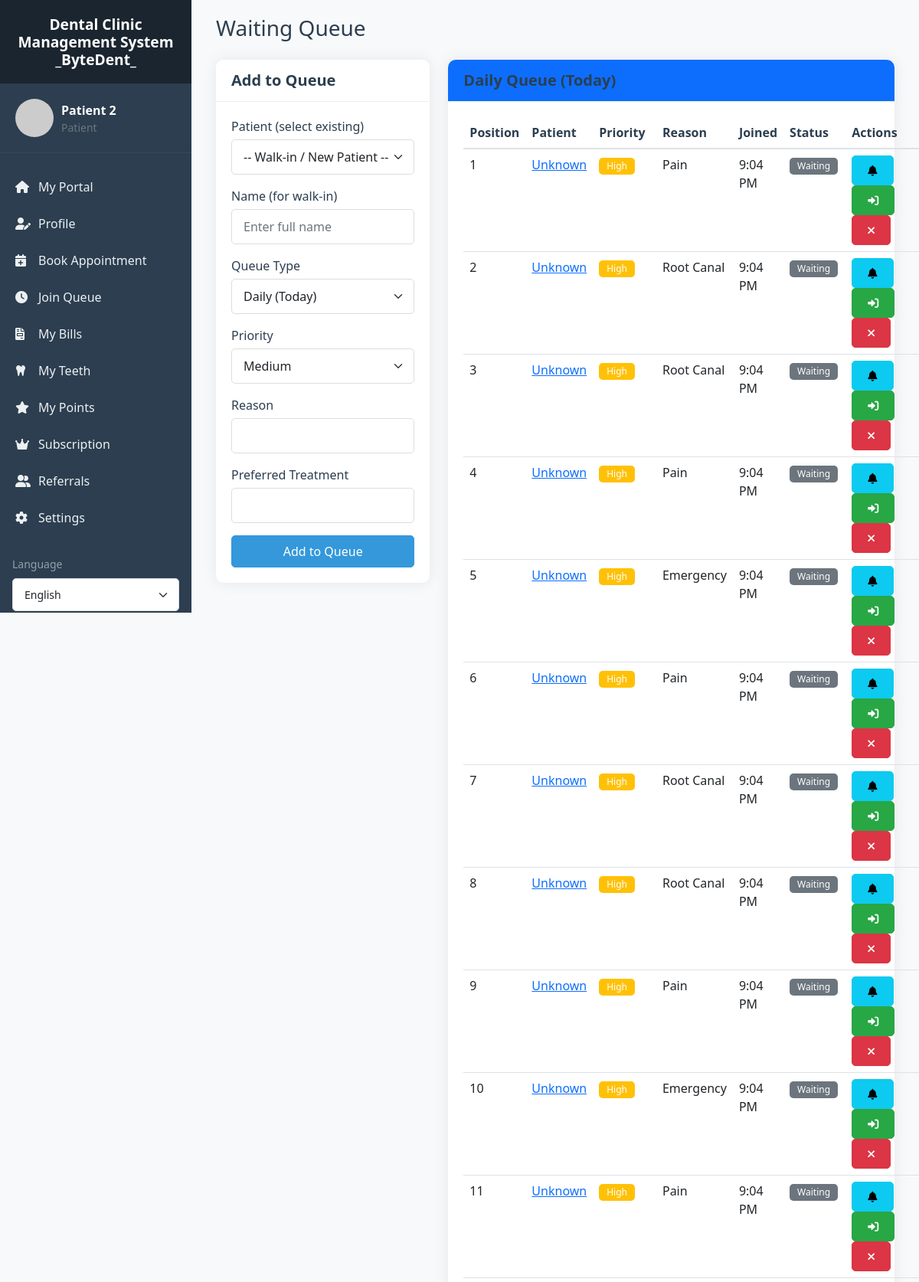
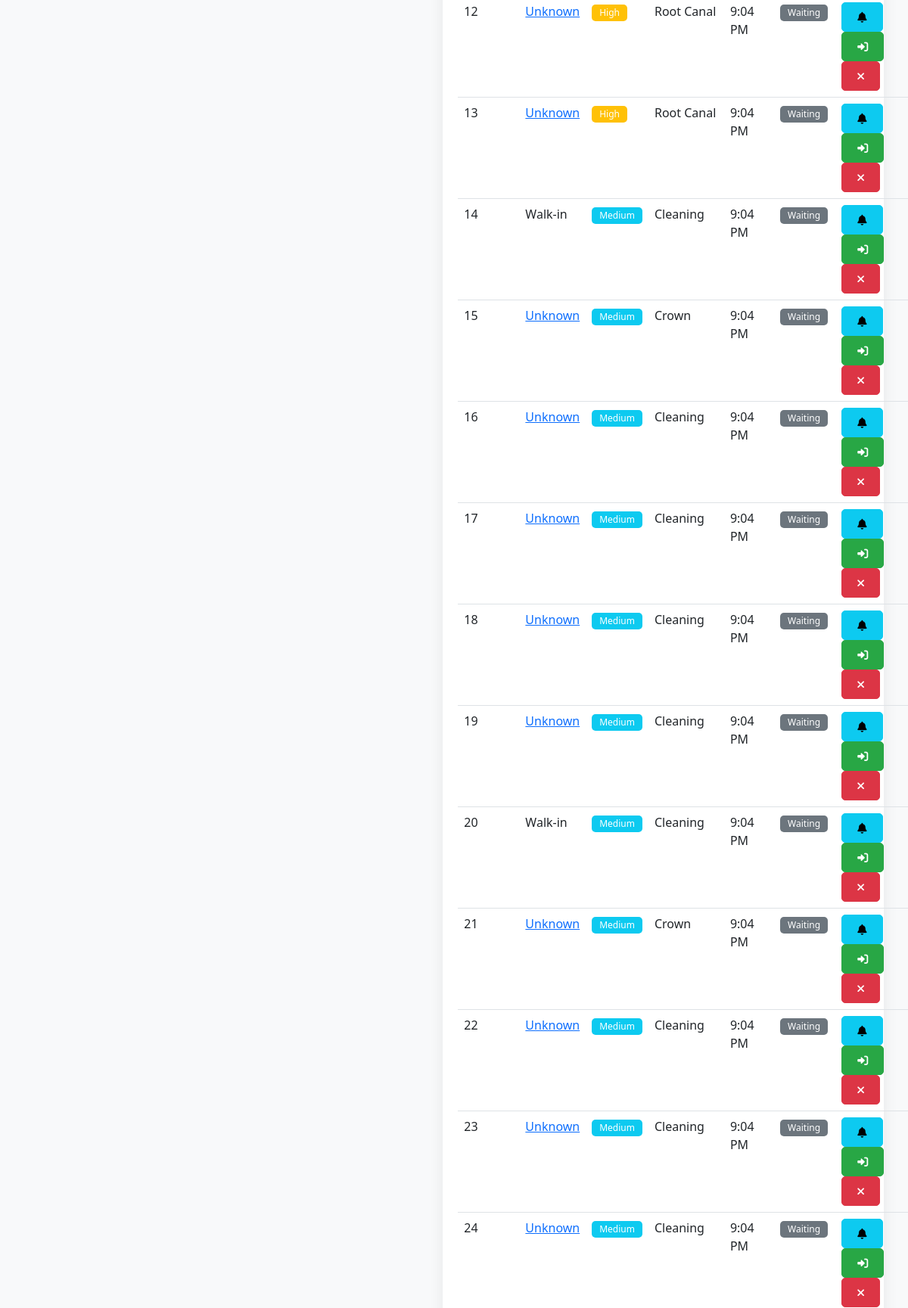
/queue/index.php (signed in, upper part), run on the app's committed database (2 pictures, top to bottom).
### tables this page shows
CREATE TABLE `waiting_queue` (
  `id` int(11) NOT NULL,
  `patient_id` int(11) DEFAULT NULL,
  `patient_name` varchar(100) DEFAULT NULL,
  `queue_type` enum('daily','weekly') NOT NULL,
  `priority` enum('emergency','high','medium','low') DEFAULT 'medium',
  `reason` varchar(100) DEFAULT NULL,
  `preferred_treatment` varchar(100) DEFAULT NULL,
  `preferred_day` varchar(20) DEFAULT NULL,
  `estimated_wait_minutes` int(11) DEFAULT NULL,
  `position` int(11) DEFAULT NULL,
  `status` enum('waiting','notified','checked-in','cancelled') DEFAULT 'waiting',
  `joined_at` timestamp NOT NULL DEFAULT current_timestamp(),
  `notified_at` timestamp NULL DEFAULT NULL,
  `checked_in_at` timestamp NULL DEFAULT NULL,
  `notes` text DEFAULT NULL
);

### includes/db.php (called while the page is built, shortened)
<?php
class Database {
    private $host = DB_HOST;
    private $user = DB_USER;
    private $pass = DB_PASS;
    private $dbname = DB_NAME;
    private $conn;
    private static $instance = null;
    private function __construct() {
        try {
            $this->conn = new mysqli($this->host, $this->user, $this->pass, $this->dbname);
            $this->conn->set_charset("utf8mb4");
        } catch (Exception $e) {
            die("Database connection error: " . $e->getMessage());
        }
    }
    public static function getInstance() {
        if (self::$instance == null) {
            self::$instance = new Database();
        }
        return self::$instance;
    }
    public function query($sql, $params = [], $types = "") {
        $stmt = $this->conn->prepare($sql);
        if (!empty($params)) {
            if (empty($types)) {
                $types = $this->determineTypes($params);
            }
            $stmt->bind_param($types, ...$params);
        }
        $stmt->execute();
        return $stmt;
    }
    private function determineTypes($params) {
        $types = '';
        foreach ($params as $param) {
            if (is_int($param)) {
                $types .= 'i';
            } elseif (is_float($param)) {
                $types .= 'd';
            } elseif (is_string($param)) {
                $types .= 's';
            } else {
                $types .= 'b';
            }
        }
        return $types;
    }
    public function fetchAll($sql, $params = [], $types = "") {
        $stmt = $this->query($sql, $params, $types);
        $result = $stmt->get_result();
        if ($result) {
            return $result->fetch_all(MYSQLI_ASSOC);
        }
        return [];
    }
}
?>

### includes/functions.php (called while the page is built, shortened)
<?php
require_once 'db.php';
function formatTime($time, $format = 'g:i A')
{
    try {
        $timeObj = new DateTime($time);
        return $timeObj->format($format);
    } catch (Exception $e) {
        return 'Not set';
    }
}

### queue/index.php (the view, shortened to what this page needs)
<?php
require_once '../includes/db.php';
require_once '../includes/functions.php';
$db = Database::getInstance();
$dailyQueue = $db->fetchAll(
    "SELECT wq.*, COALESCE(p.full_name, wq.patient_name) as patient_name
     FROM waiting_queue wq
     LEFT JOIN patients p ON wq.patient_id = p.id
     WHERE wq.queue_type = 'daily' AND wq.status != 'checked-in' AND wq.status != 'cancelled'
     ORDER BY
        CASE wq.priority
            WHEN 'emergency' THEN 1
            WHEN 'high' THEN 2
            WHEN 'medium' THEN 3
            WHEN 'low' THEN 4
        END, wq.joined_at",
    []
);
include '../layouts/header.php';
?>
<div class="container-fluid">
    <h1 class="h3 mb-4">Waiting Queue</h1>
    <div class="row">
        <div class="col-md-4">
            <div class="card mb-4">
                <div class="card-header">
                    <h5 class="card-title mb-0">Add to Queue</h5>
                </div>
                <div class="card-body">
                    <form method="POST">
                        <div class="mb-3">
                            <label class="form-label">Patient (select existing)</label>
                            <select class="form-select" name="patient_id" id="patientSelect" onchange="togglePatientName()">
                                <option value="">-- Walk-in / New Patient --</option>
                            </select>
                        </div>
                        <div class="mb-3" id="walkinNameDiv">
                            <label class="form-label">Name (for walk-in)</label>
                            <input type="text" class="form-control" name="patient_name" placeholder="Enter full name">
                        </div>
                        <div class="mb-3">
                            <label class="form-label">Queue Type</label>
                            <select class="form-select" name="queue_type" id="queueType" onchange="togglePreferredDay()">
                                <option value="daily">Daily (Today)</option>
                            </select>
                        </div>
                        <div class="mb-3">
                            <label class="form-label">Priority</label>
                            <select class="form-select" name="priority">
                                <option value="medium" selected>Medium</option>
                            </select>
                        </div>
                        <div class="mb-3">
                            <label class="form-label">Reason</label>
                            <input type="text" class="form-control" name="reason" required>
                        </div>
                        <div class="mb-3">
                            <label class="form-label">Preferred Treatment</label>
                            <input type="text" class="form-control" name="preferred_treatment">
                        </div>
                        <button type="submit" name="add_to_queue" class="btn btn-primary w-100">
                            Add to Queue
                        </button>
                    </form>
                </div>
            </div>
        </div>
        <div class="col-md-8">
            <div class="card mb-4">
                <div class="card-header bg-primary text-white">
                    <h5 class="card-title mb-0">Daily Queue (Today)</h5>
                </div>
                <div class="card-body">
                    <?php if (empty($dailyQueue)): ?>
                        <p class="text-muted">No patients in daily queue.</p>
                    <?php else: ?>
                        <table class="table table-hover">
                            <thead>
                                <tr>
                                    <th>Position</th>
                                    <th>Patient</th>
                                    <th>Priority</th>
                                    <th>Reason</th>
                                    <th>Joined</th>
                                    <th>Status</th>
                                    <th>Actions</th>
                                </tr>
                            </thead>
                            <tbody>
                                <?php foreach ($dailyQueue as $index => $entry): ?>
                                <tr>
                                    <td><?php echo $index + 1; ?></td>
                                    <td>
                                        <?php
                                        if ($entry['patient_id']) {
                                            echo '<a href="../patients/view.php?id=' . $entry['patient_id'] . '">' . htmlspecialchars($entry['patient_name'] ?? 'Unknown') . '</a>';
                                        } else {
                                           echo htmlspecialchars($entry['patient_name'] ?? 'Walk-in');
                                        }
                                        ?>
                                    </td>
                                    <td>
                                        <?php
                                        $priorityColors = [
                                            'emergency' => 'danger',
                                            'high' => 'warning',
                                            'medium' => 'info',
                                            'low' => 'secondary'
                                        ];
                                        $color = $priorityColors[$entry['priority']] ?? 'secondary';
                                        ?>
                                        <span class="badge bg-<?php echo $color; ?>"><?php echo ucfirst($entry['priority']); ?></span>
                                    </td>
                                    <td><?php echo $entry['reason']; ?></td>
                                    <td><?php echo formatTime($entry['joined_at']); ?></td>
                                    <td>
                                        <?php
                                        $statusColors = [
                                            'waiting' => 'secondary',
                                            'notified' => 'info',
                                            'checked-in' => 'success',
                                            'cancelled' => 'danger'
                                        ];
                                        $sColor = $statusColors[$entry['status']] ?? 'secondary';
                                        ?>
                                        <span class="badge bg-<?php echo $sColor; ?>"><?php echo ucfirst($entry['status']); ?></span>
                                    </td>
                                    <td>
                                        <?php if ($entry['status'] == 'waiting'): ?>
                                            <a href="?action=notify&id=<?php echo $entry['id']; ?>" class="btn btn-sm btn-info" title="Notify Patient">
                                                <i class="fas fa-bell"></i>
                                            </a>
                                            <a href="?action=checkin&id=<?php echo $entry['id']; ?>" class="btn btn-sm btn-success" title="Check In">
                                                <i class="fas fa-sign-in-alt"></i>
                                            </a>
                                            <a href="?action=cancel&id=<?php echo $entry['id']; ?>" class="btn btn-sm btn-danger" title="Cancel" onclick="return confirm('Cancel this queue entry?')">
                                                <i class="fas fa-times"></i>
                                            </a>
                                        <?php elseif ($entry['status'] == 'notified'): ?>
                                            <a href="?action=checkin&id=<?php echo $entry['id']; ?>" class="btn btn-sm btn-success">Check In</a>
                                        <?php endif; ?>
                                    </td>
                                </tr>
                                <?php endforeach; ?>
                            </tbody>
                        </table>
                    <?php endif; ?>
                </div>
            </div>
        </div>
    </div>
</div>
<?php include '../layouts/footer.php'; ?>

### data on the page
waiting_queue: patient_name "Unknown", priority "High", reason "Pain", joined_at "9:04 PM", status "Waiting"
waiting_queue: patient_name "Unknown", priority "High", reason "Root Canal", joined_at "9:04 PM", status "Waiting"
waiting_queue: patient_name "Unknown", priority "High", reason "Root Canal", joined_at "9:04 PM", status "Waiting"
waiting_queue: patient_name "Unknown", priority "High", reason "Pain", joined_at "9:04 PM", status "Waiting"
waiting_queue: patient_name "Unknown", priority "High", reason "Emergency", joined_at "9:04 PM", status "Waiting"
waiting_queue: patient_name "Unknown", priority "High", reason "Pain", joined_at "9:04 PM", status "Waiting"
waiting_queue: patient_name "Unknown", priority "High", reason "Root Canal", joined_at "9:04 PM", status "Waiting"
waiting_queue: patient_name "Unknown", priority "High", reason "Root Canal", joined_at "9:04 PM", status "Waiting"
waiting_queue: patient_name "Unknown", priority "High", reason "Pain", joined_at "9:04 PM", status "Waiting"
waiting_queue: patient_name "Unknown", priority "High", reason "Emergency", joined_at "9:04 PM", status "Waiting"
waiting_queue: patient_name "Unknown", priority "High", reason "Pain", joined_at "9:04 PM", status "Waiting"
waiting_queue: patient_name "Unknown", priority "High", reason "Root Canal", joined_at "9:04 PM", status "Waiting"
waiting_queue: patient_name "Unknown", priority "High", reason "Root Canal", joined_at "9:04 PM", status "Waiting"
waiting_queue: patient_name "Walk-in", priority "Medium", reason "Cleaning", joined_at "9:04 PM", status "Waiting"
waiting_queue: patient_name "Unknown", priority "Medium", reason "Crown", joined_at "9:04 PM", status "Waiting"
waiting_queue: patient_name "Unknown", priority "Medium", reason "Cleaning", joined_at "9:04 PM", status "Waiting"
waiting_queue: patient_name "Unknown", priority "Medium", reason "Cleaning", joined_at "9:04 PM", status "Waiting"
waiting_queue: patient_name "Unknown", priority "Medium", reason "Cleaning", joined_at "9:04 PM", status "Waiting"
waiting_queue: patient_name "Unknown", priority "Medium", reason "Cleaning", joined_at "9:04 PM", status "Waiting"
waiting_queue: patient_name "Walk-in", priority "Medium", reason "Cleaning", joined_at "9:04 PM", status "Waiting"
waiting_queue: patient_name "Unknown", priority "Medium", reason "Crown", joined_at "9:04 PM", status "Waiting"
waiting_queue: patient_name "Unknown", priority "Medium", reason "Cleaning", joined_at "9:04 PM", status "Waiting"
waiting_queue: patient_name "Unknown", priority "Medium", reason "Cleaning", joined_at "9:04 PM", status "Waiting"
waiting_queue: patient_name "Unknown", priority "Medium", reason "Cleaning", joined_at "9:04 PM", status "Waiting"

### other printed values
SITE_NAME "Dental Clinic Management System _ByteDent_"
$_SESSION['full_name'] "Patient 2"
$role "Patient"
__('my_portal', 'My Portal') "My Portal"
__('profile', 'Profile') "Profile"
__('book_appointment', 'Book Appointment') "Book Appointment"
__('join_queue', 'Join Queue') "Join Queue"
__('my_bills', 'My Bills') "My Bills"
__('my_teeth', 'My Teeth') "My Teeth"
__('my_points', 'My Points') "My Points"
__('subscription', 'Subscription') "Subscription"
__('referrals', 'Referrals') "Referrals"
__('settings', 'Settings') "Settings"
__('language', 'Language') "Language"
